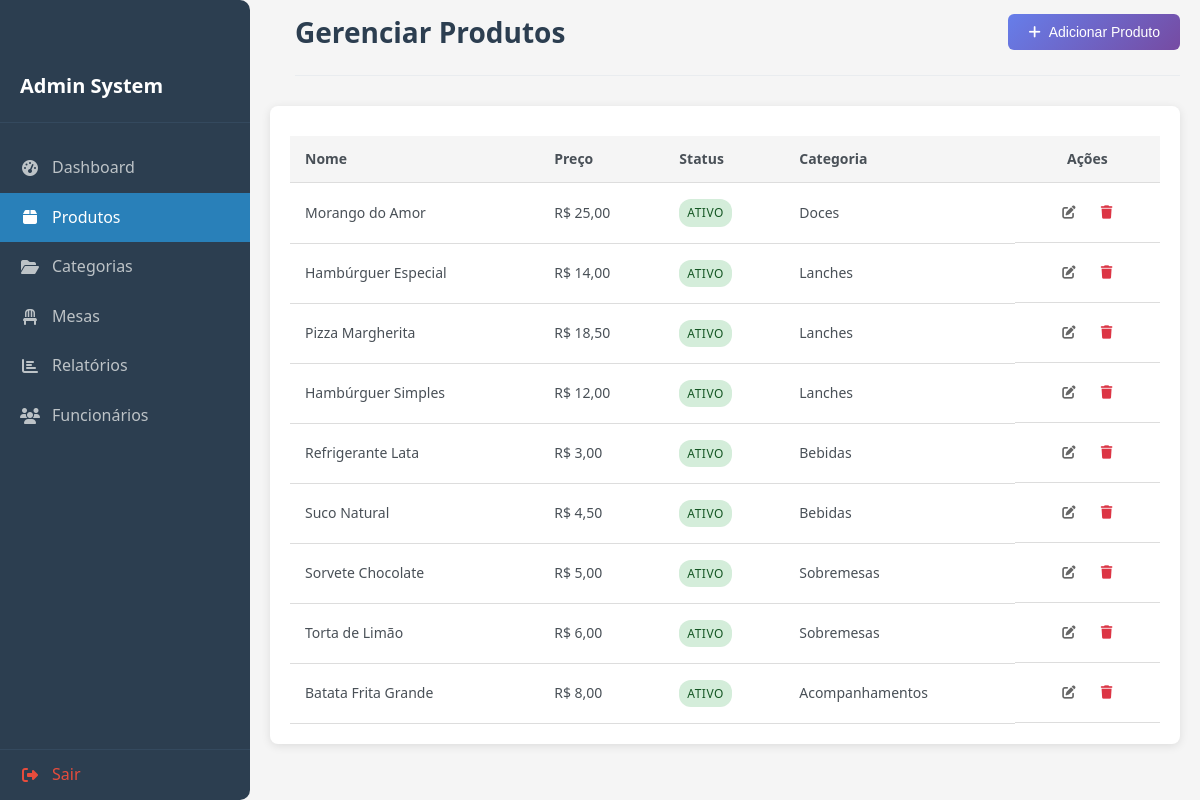
Page /gecom-adm/produtos.php (signed in) on the earlier database version.
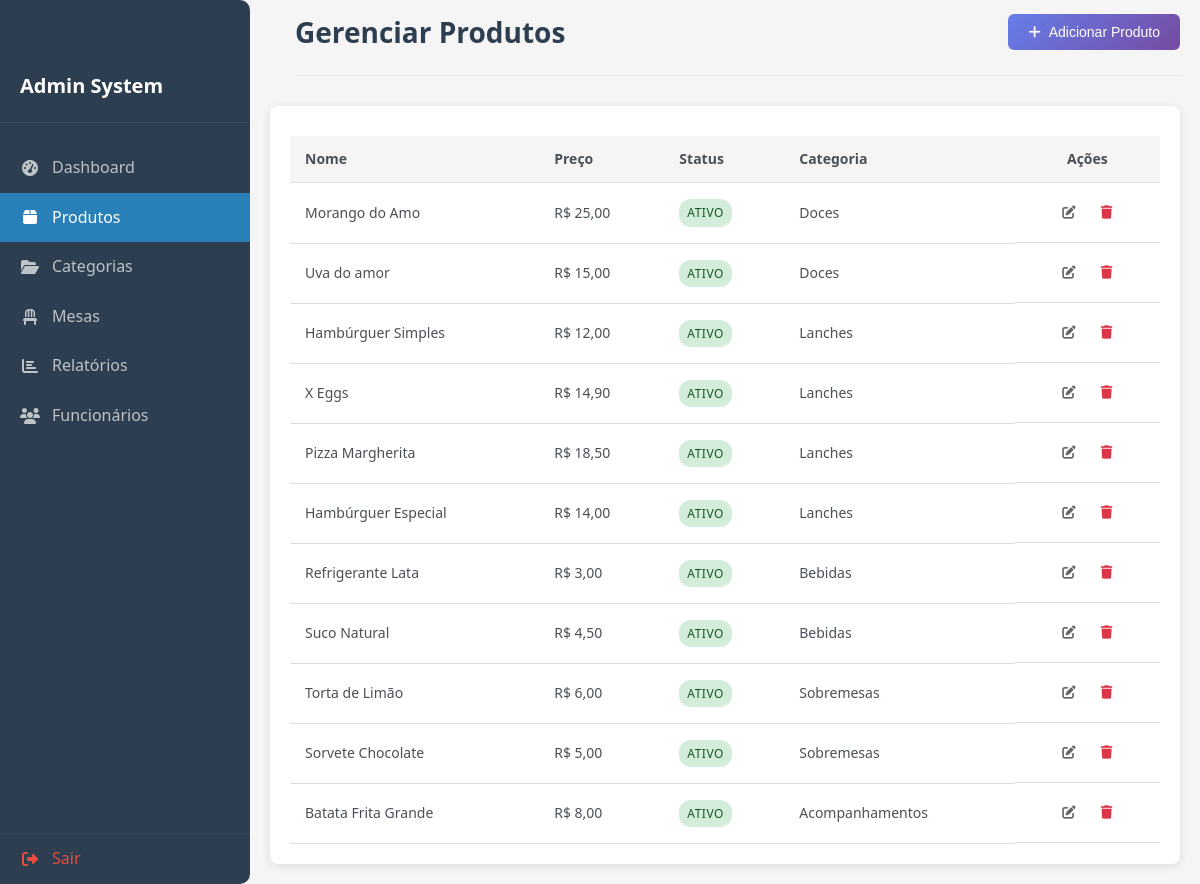
Same page on the later database version.
### tables this page shows
CREATE TABLE `products` (
  `id` int NOT NULL AUTO_INCREMENT,
  `name` varchar(100) NOT NULL,
  `price` decimal(10,2) NOT NULL,
  `status` enum('Ativo','Inativo') DEFAULT 'Ativo',
  `category_id` int DEFAULT NULL,
  `created_at` timestamp NULL DEFAULT CURRENT_TIMESTAMP,
  PRIMARY KEY (`id`),
  KEY `category_id` (`category_id`),
  CONSTRAINT `products_ibfk_1` FOREIGN KEY (`category_id`) REFERENCES `categories` (`id`) ON DELETE SET NULL
);

CREATE TABLE `categories` (
  `id` int NOT NULL AUTO_INCREMENT,
  `name` varchar(100) NOT NULL,
  `description` text,
  `created_at` timestamp NULL DEFAULT CURRENT_TIMESTAMP,
  PRIMARY KEY (`id`)
);

### gecom-adm/produtos.php (the view, shortened to what this page needs)
<?php
require_once 'config/database.php';
$stmt = $pdo->query("
    SELECT p.*, c.name as category_name
    FROM products p
    LEFT JOIN categories c ON p.category_id = c.id
    ORDER BY p.category_id ASC
");
$products = $stmt->fetchAll();
?>
<!DOCTYPE html>
<html lang="pt-BR">
<head>
    <link rel="stylesheet" href="./assets/css/style.css?v=1.1">
    <link rel="stylesheet" href="https://cdnjs.cloudflare.com/ajax/libs/font-awesome/6.0.0/css/all.min.css">
</head>
<body>
    <?php include 'includes/sidebar.php'; ?>
    <div class="main-content">
        <div class="header">
            <h1>Gerenciar Produtos</h1>
            <button class="btn btn-primary" onclick="openProductModal()">
                <i class="fas fa-plus"></i>
                Adicionar Produto
            </button>
        </div>
        <div class="card">
            <div class="card-content">
                <div class="table-responsive">
                    <table class="table">
                        <thead>
                            <tr>
                                <th>Nome</th>
                                <th>Preço</th>
                                <th>Status</th>
                                <th>Categoria</th>
                                <th style="text-align: center;">Ações</th>
                            </tr>
                        </thead>
                        <tbody>
                            <?php foreach ($products as $product): ?>
                                <tr>
                                    <td><?php echo htmlspecialchars($product['name']); ?></td>
                                    <td>R$ <?php echo number_format($product['price'], 2, ',', '.'); ?></td>
                                    <td>
                                        <span class="badge badge-<?php echo $product['status'] === 'Ativo' ? 'success' : 'secondary'; ?>">
                                            <?php echo $product['status']; ?>
                                        </span>
                                    </td>
                                    <td><?php echo $product['category_name'] ?? 'Sem categoria'; ?></td>
                                    <td class="actions">
                                        <button class="btn-icon" onclick="editProduct(<?php echo htmlspecialchars(json_encode($product)); ?>)">
                                            <i class="fas fa-edit"></i>
                                        </button>
                                        <button class="btn-icon btn-danger" onclick="deleteProduct(<?php echo $product['id']; ?>)">
                                            <i class="fas fa-trash"></i>
                                        </button>
                                    </td>
                                </tr>
                            <?php endforeach; ?>
                        </tbody>
                    </table>
                </div>
            </div>
        </div>
    </div>
</body>
</html>

Differences in the rows shown:
changed products: name "Morango do Amor" → "Morango do Amo"
added products: name "Uva do amor", price "15,00", status "ATIVO", category.name "Doces"
shown differently, row unchanged: products "Hambúrguer Simples": moves up the list
added products: name "X Eggs", price "14,90", status "ATIVO", category.name "Lanches"
shown differently, row unchanged: products "Pizza Margherita": moves down the list
shown differently, row unchanged: products "Torta de Limão": moves up the list
